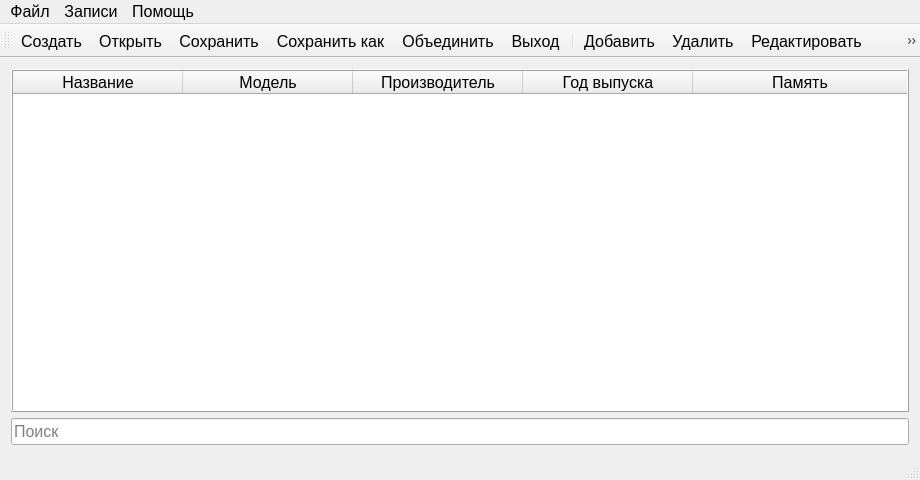
<?xml version="1.0" encoding="UTF-8"?>
<ui version="4.0">
 <class>MainWindow</class>
 <widget class="QMainWindow" name="MainWindow">
  <property name="geometry">
   <rect>
    <x>0</x>
    <y>0</y>
    <width>920</width>
    <height>480</height>
   </rect>
  </property>
  <property name="font">
   <font>
    <pointsize>12</pointsize>
   </font>
  </property>
  <property name="windowTitle">
   <string>Характеристики смартфонов</string>
  </property>
  <property name="autoFillBackground">
   <bool>true</bool>
  </property>
  <widget class="QWidget" name="centralWidget">
   <layout class="QVBoxLayout" name="verticalLayout">
    <item>
     <widget class="QTableWidget" name="tableWidget">
      <property name="font">
       <font>
        <pointsize>12</pointsize>
       </font>
      </property>
      <property name="contextMenuPolicy">
       <enum>Qt::DefaultContextMenu</enum>
      </property>
      <property name="frameShape">
       <enum>QFrame::Box</enum>
      </property>
      <property name="frameShadow">
       <enum>QFrame::Raised</enum>
      </property>
      <property name="editTriggers">
       <set>QAbstractItemView::NoEditTriggers</set>
      </property>
      <property name="selectionMode">
       <enum>QAbstractItemView::ExtendedSelection</enum>
      </property>
      <property name="selectionBehavior">
       <enum>QAbstractItemView::SelectRows</enum>
      </property>
      <property name="textElideMode">
       <enum>Qt::ElideMiddle</enum>
      </property>
      <attribute name="horizontalHeaderCascadingSectionResizes">
       <bool>true</bool>
      </attribute>
      <attribute name="horizontalHeaderMinimumSectionSize">
       <number>60</number>
      </attribute>
      <attribute name="horizontalHeaderDefaultSectionSize">
       <number>170</number>
      </attribute>
      <attribute name="horizontalHeaderShowSortIndicator" stdset="0">
       <bool>false</bool>
      </attribute>
      <attribute name="horizontalHeaderStretchLastSection">
       <bool>true</bool>
      </attribute>
      <attribute name="verticalHeaderVisible">
       <bool>false</bool>
      </attribute>
      <column>
       <property name="text">
        <string>Название</string>
       </property>
      </column>
      <column>
       <property name="text">
        <string>Модель</string>
       </property>
      </column>
      <column>
       <property name="text">
        <string>Производитель</string>
       </property>
      </column>
      <column>
       <property name="text">
        <string>Год выпуска</string>
       </property>
      </column>
      <column>
       <property name="text">
        <string>Память</string>
       </property>
      </column>
     </widget>
    </item>
    <item>
     <widget class="QLineEdit" name="lineEdit">
      <property name="text">
       <string/>
      </property>
      <property name="placeholderText">
       <string>Поиск</string>
      </property>
     </widget>
    </item>
   </layout>
  </widget>
  <widget class="QMenuBar" name="menuBar">
   <property name="geometry">
    <rect>
     <x>0</x>
     <y>0</y>
     <width>920</width>
     <height>32</height>
    </rect>
   </property>
   <widget class="QMenu" name="menu">
    <property name="title">
     <string>Файл</string>
    </property>
    <addaction name="action_New"/>
    <addaction name="action_Open"/>
    <addaction name="action_Save"/>
    <addaction name="action_SaveAs"/>
    <addaction name="action_Merge"/>
    <addaction name="action_Exit"/>
   </widget>
   <widget class="QMenu" name="menu_2">
    <property name="title">
     <string>Записи</string>
    </property>
    <addaction name="action_Add"/>
    <addaction name="action_Delete"/>
    <addaction name="action_Edit"/>
    <addaction name="action_Clear"/>
   </widget>
   <widget class="QMenu" name="menu_3">
    <property name="title">
     <string>Помощь</string>
    </property>
    <addaction name="action_About"/>
   </widget>
   <addaction name="menu"/>
   <addaction name="menu_2"/>
   <addaction name="menu_3"/>
  </widget>
  <widget class="QToolBar" name="mainToolBar">
   <attribute name="toolBarArea">
    <enum>TopToolBarArea</enum>
   </attribute>
   <attribute name="toolBarBreak">
    <bool>false</bool>
   </attribute>
   <addaction name="action_New"/>
   <addaction name="action_Open"/>
   <addaction name="action_Save"/>
   <addaction name="action_SaveAs"/>
   <addaction name="action_Merge"/>
   <addaction name="action_Exit"/>
   <addaction name="separator"/>
   <addaction name="action_Add"/>
   <addaction name="action_Delete"/>
   <addaction name="action_Edit"/>
   <addaction name="action_Clear"/>
   <addaction name="separator"/>
   <addaction name="action_ShowData"/>
   <addaction name="separator"/>
   <addaction name="action_About"/>
  </widget>
  <widget class="QStatusBar" name="statusBar"/>
  <action name="action_New">
   <property name="icon">
    <iconset resource="resources.qrc">
     <normaloff>:/images/icons/new.png</normaloff>:/images/icons/new.png</iconset>
   </property>
   <property name="text">
    <string>Создать</string>
   </property>
   <property name="shortcut">
    <string>Ctrl+N</string>
   </property>
  </action>
  <action name="action_Open">
   <property name="icon">
    <iconset resource="resources.qrc">
     <normaloff>:/images/icons/open.png</normaloff>:/images/icons/open.png</iconset>
   </property>
   <property name="text">
    <string>Открыть</string>
   </property>
   <property name="shortcut">
    <string>Ctrl+O</string>
   </property>
  </action>
  <action name="action_Save">
   <property name="icon">
    <iconset resource="resources.qrc">
     <normaloff>:/images/icons/save.png</normaloff>:/images/icons/save.png</iconset>
   </property>
   <property name="text">
    <string>Сохранить</string>
   </property>
   <property name="shortcut">
    <string>Ctrl+S</string>
   </property>
  </action>
  <action name="action_SaveAs">
   <property name="icon">
    <iconset resource="resources.qrc">
     <normaloff>:/images/icons/save_as.png</normaloff>:/images/icons/save_as.png</iconset>
   </property>
   <property name="text">
    <string>Сохранить как</string>
   </property>
   <property name="shortcut">
    <string>Ctrl+Alt+S</string>
   </property>
  </action>
  <action name="action_Add">
   <property name="icon">
    <iconset resource="resources.qrc">
     <normaloff>:/images/icons/add.png</normaloff>:/images/icons/add.png</iconset>
   </property>
   <property name="text">
    <string>Добавить</string>
   </property>
   <property name="shortcut">
    <string>Ctrl+A</string>
   </property>
  </action>
  <action name="action_Delete">
   <property name="icon">
    <iconset resource="resources.qrc">
     <normaloff>:/images/icons/delete.png</normaloff>:/images/icons/delete.png</iconset>
   </property>
   <property name="text">
    <string>Удалить</string>
   </property>
   <property name="shortcut">
    <string>Ctrl+D</string>
   </property>
  </action>
  <action name="action_Clear">
   <property name="icon">
    <iconset resource="resources.qrc">
     <normaloff>:/images/icons/clear.png</normaloff>:/images/icons/clear.png</iconset>
   </property>
   <property name="text">
    <string>Очистить</string>
   </property>
   <property name="shortcut">
    <string>Ctrl+P</string>
   </property>
  </action>
  <action name="action_Edit">
   <property name="icon">
    <iconset resource="resources.qrc">
     <normaloff>:/images/icons/edit.png</normaloff>:/images/icons/edit.png</iconset>
   </property>
   <property name="text">
    <string>Редактировать</string>
   </property>
   <property name="shortcut">
    <string>Ctrl+E</string>
   </property>
  </action>
  <action name="action_About">
   <property name="icon">
    <iconset resource="resources.qrc">
     <normaloff>:/images/icons/about.png</normaloff>:/images/icons/about.png</iconset>
   </property>
   <property name="text">
    <string>О программе</string>
   </property>
   <property name="shortcut">
    <string>F1</string>
   </property>
  </action>
  <action name="action_Merge">
   <property name="icon">
    <iconset resource="resources.qrc">
     <normaloff>:/images/icons/merge.png</normaloff>:/images/icons/merge.png</iconset>
   </property>
   <property name="text">
    <string>Объединить</string>
   </property>
   <property name="shortcut">
    <string>Ctrl+M</string>
   </property>
  </action>
  <action name="action_Exit">
   <property name="icon">
    <iconset resource="resources.qrc">
     <normaloff>:/images/icons/exit.png</normaloff>:/images/icons/exit.png</iconset>
   </property>
   <property name="text">
    <string>Выход</string>
   </property>
   <property name="shortcut">
    <string>Ctrl+X</string>
   </property>
  </action>
  <action name="action_ShowData">
   <property name="icon">
    <iconset resource="resources.qrc">
     <normaloff>:/images/icons/show_data.png</normaloff>:/images/icons/show_data.png</iconset>
   </property>
   <property name="text">
    <string>Показать</string>
   </property>
   <property name="toolTip">
    <string>Показать внутренние данные</string>
   </property>
  </action>
 </widget>
 <layoutdefault spacing="6" margin="11"/>
 <resources>
  <include location="resources.qrc"/>
 </resources>
 <connections/>
</ui>
